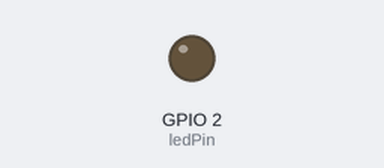
This sketch was run on a simulated ESP32. On the bench: output pins drawn as LEDs (lit = HIGH). What the sketch prints to the serial monitor is not drawn.

Above: at 1.7 s.
At 4.6 s:
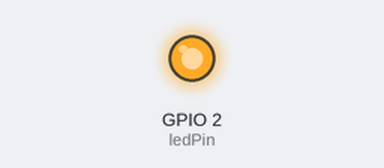
Timing chart, 0 to 12.0 s (numbered marks = the images above):
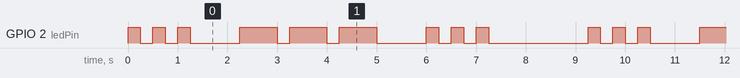

Measured:
- by itself, GPIO 2 (ledPin): repeats every 9.3 s: 2 × (LOW 0.25 s, HIGH 0.25 s), LOW 1.0 s, 2 × (HIGH 0.75 s, LOW 0.25 s), HIGH 0.75 s, LOW 1.0 s, 2 × (HIGH 0.25 s, LOW 0.25 s), HIGH 0.25 s, LOW 2.0 s, HIGH 0.25 s
- by itself, everything shown: repeats every 9.3 s, in 18 steps

The sketch:

LEDs-SOS.ino
```cpp
// Pin your LED is connected to
const int ledPin = 2; // change this to the pin your LED is on

// Timing for Morse code
const int dotTime = 250;   // duration of a dot
const int dashTime = dotTime * 3; // duration of a dash
const int symbolSpace = dotTime;  // space between symbols
const int letterSpace = dotTime * 3; // space between letters
const int wordSpace = dotTime * 7;   // space between words

void setup() {
  pinMode(ledPin, OUTPUT);
  Serial.begin(115200);
  Serial.println("ESP32 SOS LED Program Started");
}

void loop() {
  // SOS: ... --- ...
  blinkSOS();
  delay(wordSpace); // pause before repeating
}

void blinkDot() {
  digitalWrite(ledPin, HIGH);
  delay(dotTime);
  digitalWrite(ledPin, LOW);
  delay(symbolSpace);
}

void blinkDash() {
  digitalWrite(ledPin, HIGH);
  delay(dashTime);
  digitalWrite(ledPin, LOW);
  delay(symbolSpace);
}

void blinkSOS() {
  Serial.println("Incoming transmission from the RMS Titanic...");
  // S: ...
  blinkDot();
  blinkDot();
  blinkDot();
  Serial.println("...");

  delay(letterSpace);

  // O: ---
  blinkDash();
  blinkDash();
  blinkDash();
  Serial.println("---");

  delay(letterSpace);

  // S: ...
  blinkDot();
  blinkDot();
  blinkDot();
  Serial.println("...");
  Serial.println("We've dressed in our best, and we shall go down like gentlemen.");
}
```
